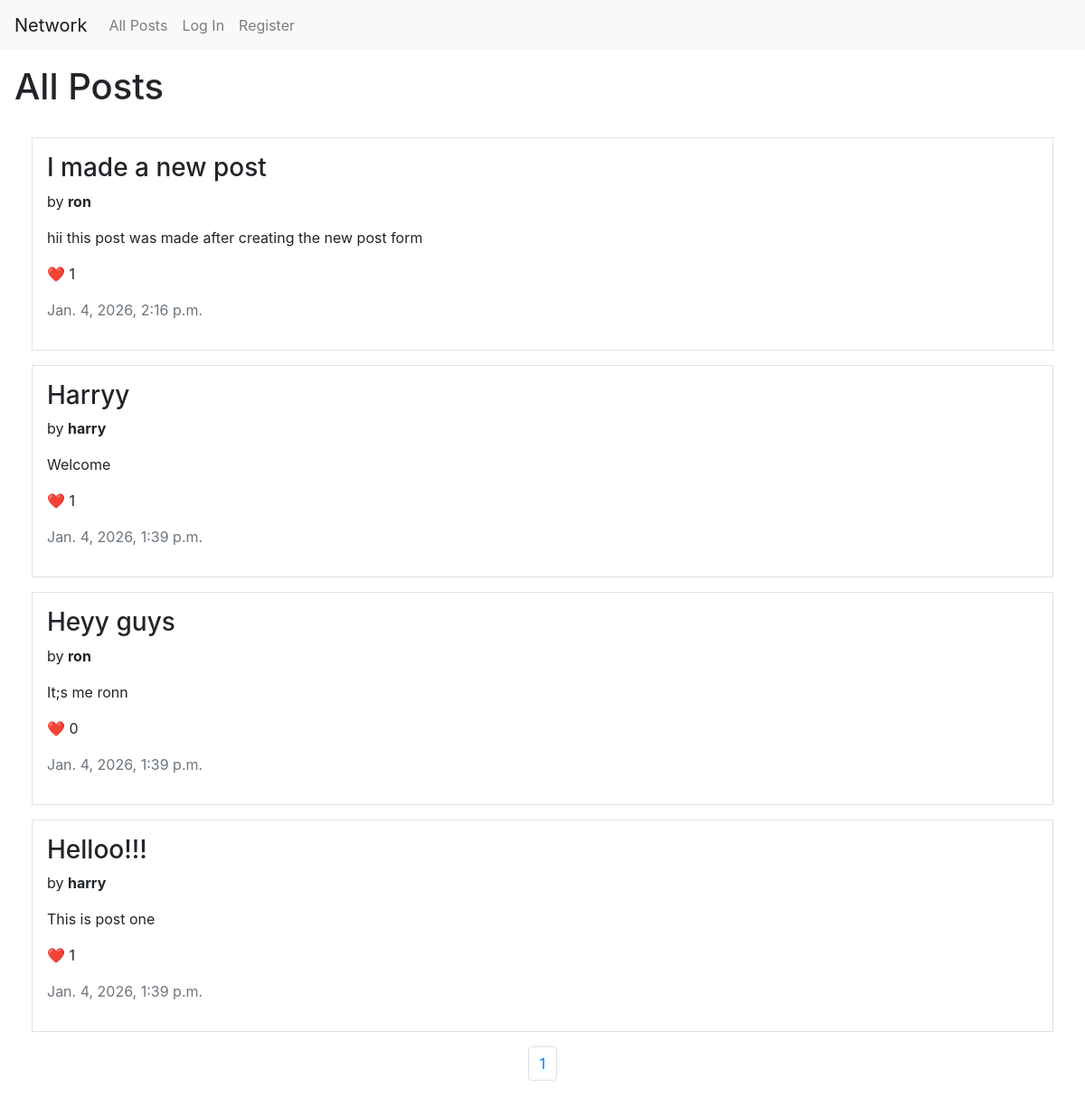
Before: / with the older database file.
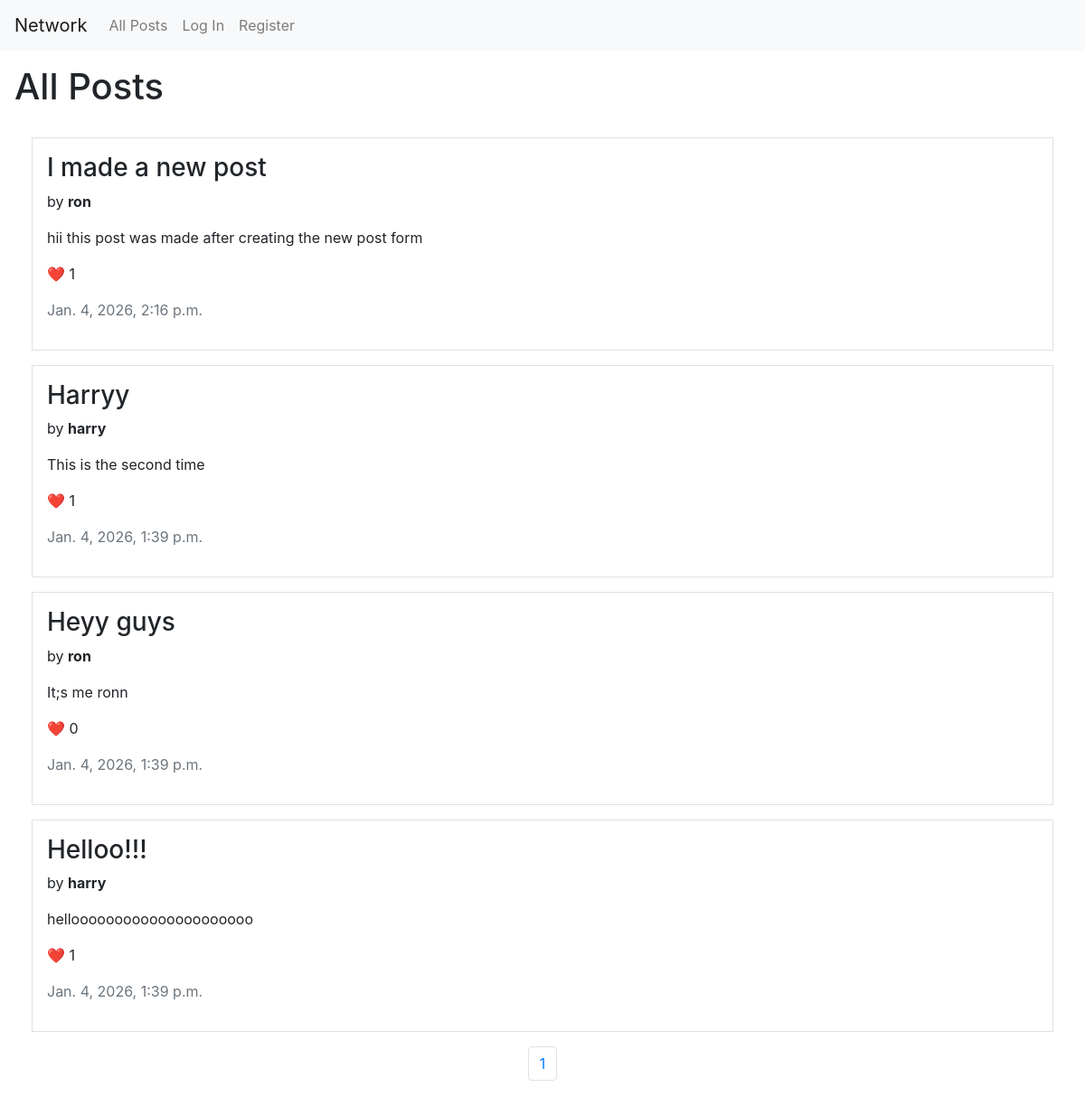
After: the same page with the newer database file.
### network/models.py (models this page shows, shortened)
class Post(models.Model):
    id = models.AutoField(primary_key=True)
    title = models.CharField()
    content = models.TextField()
    author = models.ForeignKey(User, on_delete=models.CASCADE, related_name='posts')
    timestamp = models.DateTimeField(auto_now_add=True)

class User(AbstractUser):
    pass

### network/views.py (the view)
# urls.py: path("", views.index, name="index"),
def index(request):
    all_posts = Post.objects.all().order_by('-timestamp')
    p = Paginator(all_posts, 10)
    if request.method=='POST':
        form = createPostForm(request.POST)
        if form.is_valid():
            post = form.save(commit=False)
            post.author = request.user
            post.save()
        else:
            form = createPostForm()
        return redirect('index')
    else:
        page_number = request.GET.get('page')
        page_obj = p.get_page(page_number)
        if request.user.is_authenticated:
            for post in page_obj:
                post.is_liked = post.likes.filter(liked_by=request.user).exists()
                post.is_following = post.author.followers.filter(follower=request.user).exists()
        return render(request, "network/index.html", {
            'page_obj' : page_obj,
            'postForm' : createPostForm()
        })

### network/templates/network/index.html (shortened to what this page needs)
{% extends "network/layout.html" %}
{% block body %}
<h1 class="m-3">All Posts</h1>
<main class="m-1 p-3">
    <div class="container-fluid mb-3">
        {% for post in page_obj %}
            <div class="mb-3 p-3 border">
                <h3>{{ post.title }}</h3>
                {% if request.user.is_authenticated and post.author != request.user %}
                <div>
                    <span>by <b>{{ post.author.username }}</b></span>
                    {% if post.is_following %}
                        <button onclick="followHandler(this)" data-id="{{ post.author.username }}" class="follow-{{ post.author.username }} btn btn-sm btn-outline-info">🚫 Unfollow</button>
                    {% else %}
                        <button onclick="followHandler(this)" data-id="{{ post.author.username }}" class="follow-{{ post.author.username }} btn btn-sm btn-outline-info">➕ Follow</button>
                    {% endif %}
                </div>
                {% else %}
                    <p>by <b>{{ post.author.username }}</b></p>
                {% endif %}
                {% if request.user.is_authenticated and post.author == request.user %}
                <div id="edit-btn-sec-{{ post.id }}" class="mt-1">
                    <button onclick="editView(this)" data-id="{{ post.id }}" class="btn btn-link">Edit</button>
                    <p id="post-content-{{ post.id }}" class="mt-1">{{ post.content }}</p>
                </div>
                <div id="edit-text-sec-{{ post.id }}" class="d-none mb-2">
                    <label for="edited_content">Edit content:</label>
                    <input id="edited_content-{{ post.id }}" value="{{ post.content }}" type="text" class="w-100" name="edited_content">
                    <button onclick="editHandler(this)" data-id="{{ post.id }}" class="btn btn-sm btn-primary mt-2">Edit</button>
                </div>
                {% else %}
                    <p class="mt-3">{{ post.content }}</p>
                {% endif %}
                {% if request.user.is_authenticated %}
                    <div>
                        {% if post.is_liked %}
                            <button id="heart-{{ post.id }}" onclick="likeHandler(this)" data-id="{{ post.id }}" class="btn btn-link">❤️</button>
                        {% else %}
                            <button id="heart-{{ post.id }}" onclick="likeHandler(this)" data-id="{{ post.id }}" class="btn btn-link">🤍</button>
                        {% endif %}
                        <span id="count-{{ post.id }}">{{ post.likes.count }}</span>
                    </div>
                {% else %}
                <p>❤️ {{ post.likes.count }}</p>
                {% endif %}
                <p class="text-muted">{{ post.timestamp }}</p>
            </div>
        {% endfor %}
    </div>
    <nav aria-label="Page navigation example">
    <ul class="pagination justify-content-center">
        {% for num in page_obj.paginator.page_range %}
        <li class="page-item">
            <span class="page-link">{{ num }}</span>
        </li>
        {% endfor %}
    </ul>
    </nav>
</main>
{% endblock %}

Changed rows visible on the page:
changed Post "Harryy": content "Welcome" → "This is the second time"
changed Post "Helloo!!!": content "This is post one" → "hellooooooooooooooooooooo"
